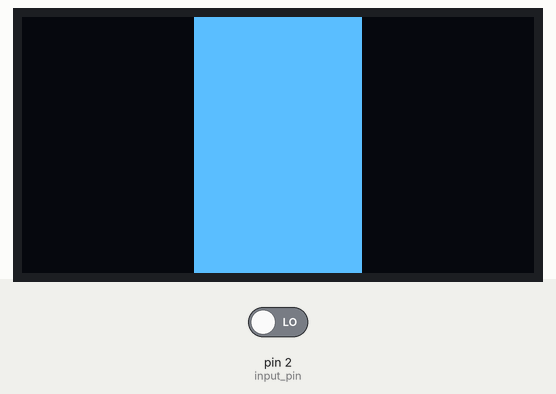
Bench run of a sketch on a simulated Arduino Uno, built with avr-gcc and run on an emulated ATmega328P. Parts: 128×64 one-colour display. The inputs (shaded band) are chosen by the test bench; at power-on: pin 2 (input_pin) LOW.

Above: at 0.7 s.
At 1.1 s:
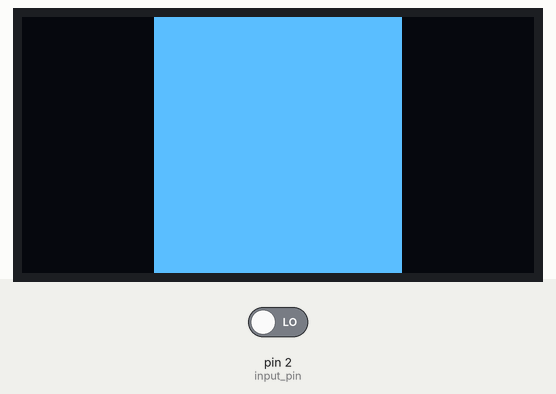
At 2.0 s:
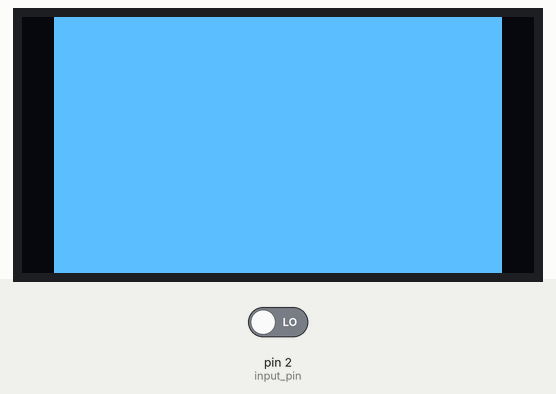
At 2.7 s:
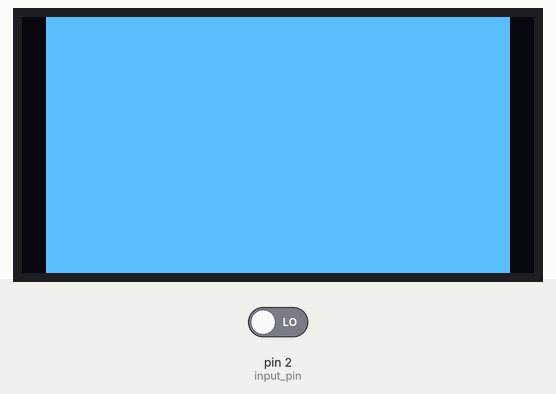
At 3.3 s:
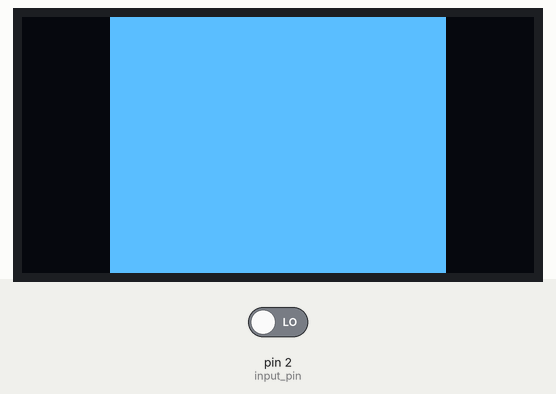
At 4.7 s:
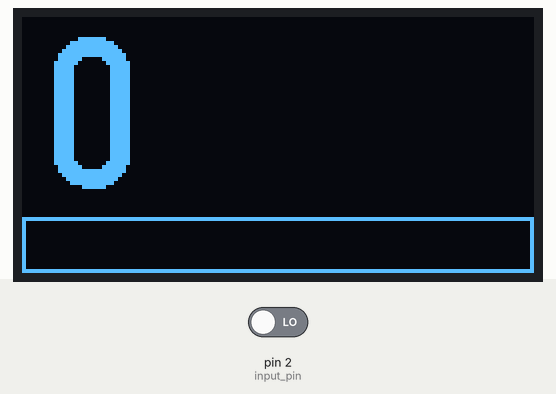

The sketch:

compteur_regime_derbi.ino
```cpp
#include <Arduino.h>
#include <SPI.h>
#include <U8g2lib.h>
#include <avr/interrupt.h>


//#define DEBUG
#define input_pin 2   // broche d'entrée du signal pour le compteur

#define OCIEA 1    // ce bit du registre TIMSK1 est bizarrement non défini dans Arduino, alors qu'il est documenté dans la datasheet

#define pulse_max 22000  //temps max entre 2 impulsions. Freq mini= environ 90 Hz, soit 11 ms, soit 22000 tics d'horloge avec la configuration du timer
#define COEFF 4          // coeff diviseur à appliquer pour transformer la fréquence en régime (dépend du nombre de bobines et d'aimants)

#define alerte_width 48
#define alerte_height 48
static unsigned char alerte_bits[] = {
   0x00, 0x00, 0x00, 0x00, 0x00, 0x00, 0x00, 0x00, 0x00, 0x00, 0x00, 0x00,
   0x00, 0x00, 0x00, 0x00, 0x00, 0x00, 0x00, 0x00, 0x00, 0x01, 0x00, 0x00,
   0x00, 0x00, 0x80, 0x03, 0x00, 0x00, 0x00, 0x00, 0xc0, 0x07, 0x00, 0x00,
   0x00, 0x00, 0xc0, 0x06, 0x00, 0x00, 0x00, 0x00, 0x60, 0x0c, 0x00, 0x00,
   0x00, 0x00, 0x60, 0x0c, 0x00, 0x00, 0x00, 0x00, 0x30, 0x18, 0x00, 0x00,
   0x00, 0x00, 0x30, 0x18, 0x00, 0x00, 0x00, 0x00, 0x18, 0x30, 0x00, 0x00,
   0x00, 0x00, 0x18, 0x30, 0x00, 0x00, 0x00, 0x00, 0x0c, 0x60, 0x00, 0x00,
   0x00, 0x00, 0x0c, 0x60, 0x00, 0x00, 0x00, 0x00, 0x86, 0xc3, 0x00, 0x00,
   0x00, 0x00, 0xc6, 0xc7, 0x00, 0x00, 0x00, 0x00, 0xe3, 0x8f, 0x01, 0x00,
   0x00, 0x00, 0xe3, 0x8f, 0x01, 0x00, 0x00, 0x80, 0xe1, 0x0f, 0x03, 0x00,
   0x00, 0x80, 0xe1, 0x0f, 0x03, 0x00, 0x00, 0xc0, 0xc0, 0x07, 0x06, 0x00,
   0x00, 0xc0, 0xc0, 0x07, 0x06, 0x00, 0x00, 0x60, 0xc0, 0x07, 0x0c, 0x00,
   0x00, 0x60, 0xc0, 0x07, 0x0c, 0x00, 0x00, 0x30, 0xc0, 0x07, 0x18, 0x00,
   0x00, 0x30, 0xc0, 0x07, 0x18, 0x00, 0x00, 0x18, 0xc0, 0x07, 0x30, 0x00,
   0x00, 0x18, 0xc0, 0x07, 0x30, 0x00, 0x00, 0x0c, 0xc0, 0x07, 0x60, 0x00,
   0x00, 0x0c, 0xc0, 0x07, 0x60, 0x00, 0x00, 0x06, 0xc0, 0x07, 0xc0, 0x00,
   0x00, 0x06, 0xc0, 0x07, 0xc0, 0x00, 0x00, 0x03, 0x80, 0x03, 0x80, 0x01,
   0x00, 0x03, 0x00, 0x00, 0x80, 0x01, 0x80, 0x01, 0x00, 0x00, 0x00, 0x03,
   0x80, 0x01, 0x80, 0x03, 0x00, 0x03, 0xc0, 0x00, 0xc0, 0x07, 0x00, 0x06,
   0xc0, 0x00, 0xc0, 0x07, 0x00, 0x06, 0x60, 0x00, 0xc0, 0x07, 0x00, 0x0c,
   0x60, 0x00, 0x80, 0x03, 0x00, 0x0c, 0x30, 0x00, 0x00, 0x00, 0x00, 0x18,
   0x30, 0x00, 0x00, 0x00, 0x00, 0x18, 0xf8, 0xff, 0xff, 0xff, 0xff, 0x3f,
   0xf8, 0xff, 0xff, 0xff, 0xff, 0x3f, 0x00, 0x00, 0x00, 0x00, 0x00, 0x00,
   0x00, 0x00, 0x00, 0x00, 0x00, 0x00, 0x00, 0x00, 0x00, 0x00, 0x00, 0x00 };


// les variables pour les compteurs : (vitesse, trip, km total)
unsigned int regime = 0;
const unsigned int regime_max=11000;
const unsigned int regime_alerte=8000;
unsigned int bargraph=0;
// variables pour mesurer le temps entre 2 impulsions
volatile unsigned int pulse=0;

// variables pour bien positionner l'affichage des valeurs sur l'écran (en fonction du nombre de chiffres)
unsigned char pos_regime = 5;


/* Constructor */
U8G2_SH1106_128X64_NONAME_1_4W_HW_SPI u8g2(U8G2_R0, /* cs=*/ 9, /* dc=*/ 10, /* reset=*/ 12);  //CS non connecté en réalité


void input_pulse(void) {
  pulse=TCNT1;
  TCNT1=0;
#ifdef DEBUG
  Serial.print("Pulse : ");
  Serial.println(pulse);
#endif


}

 ISR(TIMER1_COMPA_vect) {
    pulse=0;
#ifdef DEBUG
  Serial.print("COMPA !");
#endif
}

void calcul_regime(void)
{
  if (pulse != 0) {
    regime=(int) ( (60 / COEFF) / ((float)pulse * 0.0000005) );
    regime=regime/10; // on arrondi à la dizaine
    regime=regime*10;
  }
  else {
    regime=0;
  }
}

/* u8g2.begin() is required and will sent the setup/init sequence to the display */
void setup(void) {
#ifdef DEBUG
  Serial.begin(115200);
#endif

   // paramétrage de l'écran OLED
  u8g2.begin();
  // animation de boot
  for (int i=0;i<65;i++) {
    u8g2.firstPage();
    do {
      u8g2.drawBox(64-i,0,2*i,64);
    } while ( u8g2.nextPage() );
  }
  for (int i=65;i>=0;i--) {
    u8g2.firstPage();
    do {
      u8g2.drawBox(64-i,0,2*i,64);
    } while ( u8g2.nextPage() );
  }


   // configuration entrée/sortie et interruption
  pinMode(input_pin, INPUT);
  attachInterrupt(digitalPinToInterrupt(input_pin), input_pulse, RISING);
    // on active l'interruption sur débordement du timer1 par rapport au registre OCR1A (output compare)
  TCCR1B = 0;
  TCCR1A = 0;
  OCR1A =  pulse_max;   // avec un quartz à 16 MHz et prescaler 1024, cette valeur va provoquer un overflow après 11 ms, ce qui correspond à un régime inférieur à celui du ralenti
  //TIMSK1 |= (1 << TOIE1) ;
  TIMSK1 |= (1 << OCIEA) ;
  // on active le mode 4 CTC (timer1 debord quand il atteint la valeur OCR1A)
  TCCR1B |= (1 << WGM12); // mode CTC 4
  // paramétrage du timer1
  TCCR1B |= (1 << CS11);  // prescaler 8 @ 16 MHz .   1 tic = 0,5µs

  TCNT1=0;

}

/* draw something on the display with the `firstPage()`/`nextPage()` loop*/
void loop(void) {
  // AFFICHAGE SUR L'ECRAN
  u8g2.firstPage();
  do {


    //affichage du bargraph
    u8g2.drawFrame(0,50,128,14);
    bargraph=(int) ((float)regime/(float)regime_max*128);
    u8g2.drawBox(2,52,bargraph,10);

    //affichage de l'alerte !
    if (regime >= regime_alerte) {
      u8g2.setFont(u8g2_font_logisoso24_tn);
      u8g2.setCursor(5, 35);
      u8g2.print(regime);
      u8g2.drawXBM( 80, 0, alerte_width, alerte_height, alerte_bits);
    }
    else
    {
      // affichage du regime
      u8g2.setFont(u8g2_font_logisoso38_tn);
      u8g2.setCursor(5, 43);
      u8g2.print(regime);
    }

  } while ( u8g2.nextPage() );

  calcul_regime();
  interrupts();
  delay(250);
  noInterrupts();
}
```
